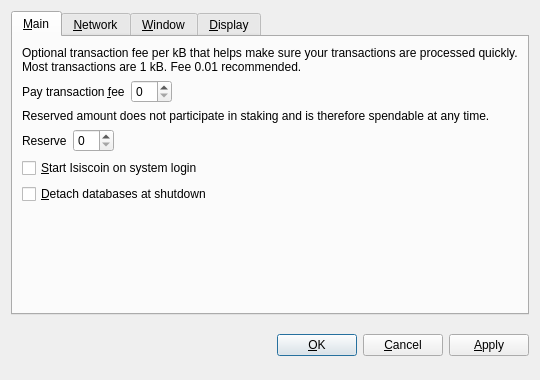
<?xml version="1.0" encoding="UTF-8"?>
<ui version="4.0">
 <class>OptionsDialog</class>
 <widget class="QDialog" name="OptionsDialog">
  <property name="geometry">
   <rect>
    <x>0</x>
    <y>0</y>
    <width>540</width>
    <height>380</height>
   </rect>
  </property>
  <property name="windowTitle">
   <string>Options</string>
  </property>
  <property name="modal">
   <bool>true</bool>
  </property>
  <layout class="QVBoxLayout" name="verticalLayout">
   <item>
    <widget class="QTabWidget" name="tabWidget">
     <property name="tabPosition">
      <enum>QTabWidget::North</enum>
     </property>
     <property name="currentIndex">
      <number>0</number>
     </property>
     <widget class="QWidget" name="tabMain">
      <attribute name="title">
       <string>&amp;Main</string>
      </attribute>
      <layout class="QVBoxLayout" name="verticalLayout_Main">
       <item>
        <widget class="QLabel" name="transactionFeeInfoLabel">
         <property name="text">
          <string>Optional transaction fee per kB that helps make sure your transactions are processed quickly. Most transactions are 1 kB. Fee 0.01 recommended.</string>
         </property>
         <property name="textFormat">
          <enum>Qt::PlainText</enum>
         </property>
         <property name="wordWrap">
          <bool>true</bool>
         </property>
        </widget>
       </item>
       <item>
        <layout class="QHBoxLayout" name="horizontalLayoutFee">
         <item>
          <widget class="QLabel" name="transactionFeeLabel">
           <property name="text">
            <string>Pay transaction &amp;fee</string>
           </property>
           <property name="textFormat">
            <enum>Qt::PlainText</enum>
           </property>
           <property name="buddy">
            <cstring>transactionFee</cstring>
           </property>
          </widget>
         </item>
         <item>
          <widget class="BitcoinAmountField" name="transactionFee"/>
         </item>
         <item>
          <spacer name="horizontalSpacerFee">
           <property name="orientation">
            <enum>Qt::Horizontal</enum>
           </property>
           <property name="sizeHint" stdset="0">
            <size>
             <width>40</width>
             <height>20</height>
            </size>
           </property>
          </spacer>
         </item>
        </layout>
       </item>
       <item>
        <widget class="QLabel" name="reserveBalanceInfoLabel">
         <property name="text">
          <string>Reserved amount does not participate in staking and is therefore spendable at any time.</string>
         </property>
         <property name="textFormat">
          <enum>Qt::PlainText</enum>
         </property>
         <property name="wordWrap">
          <bool>true</bool>
         </property>
        </widget>
       </item>
       <item>
        <layout class="QHBoxLayout" name="horizontalLayoutReserveBalance">
         <item>
          <widget class="QLabel" name="reserveBalanceLabel">
           <property name="text">
            <string>Reserve</string>
           </property>
           <property name="textFormat">
            <enum>Qt::PlainText</enum>
           </property>
           <property name="buddy">
            <cstring>reserveBalance</cstring>
           </property>
          </widget>
         </item>
         <item>
          <widget class="BitcoinAmountField" name="reserveBalance"/>
         </item>
         <item>
          <spacer name="horizontalSpacerReserveBalance">
           <property name="orientation">
            <enum>Qt::Horizontal</enum>
           </property>
           <property name="sizeHint" stdset="0">
            <size>
             <width>40</width>
             <height>20</height>
            </size>
           </property>
          </spacer>
         </item>
        </layout>
       </item>
       <item>
        <widget class="QCheckBox" name="bitcoinAtStartup">
         <property name="toolTip">
          <string>Automatically start Isiscoin after logging in to the system.</string>
         </property>
         <property name="text">
          <string>&amp;Start Isiscoin on system login</string>
         </property>
        </widget>
       </item>
       <item>
        <widget class="QCheckBox" name="detachDatabases">
         <property name="toolTip">
          <string>Detach block and address databases at shutdown. This means they can be moved to another data directory, but it slows down shutdown. The wallet is always detached.</string>
         </property>
         <property name="text">
          <string>&amp;Detach databases at shutdown</string>
         </property>
        </widget>
       </item>
       <item>
        <spacer name="verticalSpacer_Main">
         <property name="orientation">
          <enum>Qt::Vertical</enum>
         </property>
         <property name="sizeHint" stdset="0">
          <size>
           <width>20</width>
           <height>40</height>
          </size>
         </property>
        </spacer>
       </item>
      </layout>
     </widget>
     <widget class="QWidget" name="tabNetwork">
      <attribute name="title">
       <string>&amp;Network</string>
      </attribute>
      <layout class="QVBoxLayout" name="verticalLayout_Network">
       <item>
        <widget class="QCheckBox" name="mapPortUpnp">
         <property name="toolTip">
          <string>Automatically open the Isiscoin client port on the router. This only works when your router supports UPnP and it is enabled.</string>
         </property>
         <property name="text">
          <string>Map port using &amp;UPnP</string>
         </property>
        </widget>
       </item>
       <item>
        <widget class="QCheckBox" name="connectSocks">
         <property name="toolTip">
          <string>Connect to the Isiscoin network through a SOCKS proxy (e.g. when connecting through Tor).</string>
         </property>
         <property name="text">
          <string>&amp;Connect through SOCKS proxy:</string>
         </property>
        </widget>
       </item>
       <item>
        <layout class="QHBoxLayout" name="horizontalLayout_Network">
         <item>
          <widget class="QLabel" name="proxyIpLabel">
           <property name="text">
            <string>Proxy &amp;IP:</string>
           </property>
           <property name="textFormat">
            <enum>Qt::PlainText</enum>
           </property>
           <property name="buddy">
            <cstring>proxyIp</cstring>
           </property>
          </widget>
         </item>
         <item>
          <widget class="QValidatedLineEdit" name="proxyIp">
           <property name="maximumSize">
            <size>
             <width>140</width>
             <height>16777215</height>
            </size>
           </property>
           <property name="toolTip">
            <string>IP address of the proxy (e.g. 127.0.0.1)</string>
           </property>
          </widget>
         </item>
         <item>
          <widget class="QLabel" name="proxyPortLabel">
           <property name="text">
            <string>&amp;Port:</string>
           </property>
           <property name="textFormat">
            <enum>Qt::PlainText</enum>
           </property>
           <property name="buddy">
            <cstring>proxyPort</cstring>
           </property>
          </widget>
         </item>
         <item>
          <widget class="QLineEdit" name="proxyPort">
           <property name="maximumSize">
            <size>
             <width>55</width>
             <height>16777215</height>
            </size>
           </property>
           <property name="toolTip">
            <string>Port of the proxy (e.g. 9050)</string>
           </property>
          </widget>
         </item>
         <item>
          <widget class="QLabel" name="socksVersionLabel">
           <property name="text">
            <string>SOCKS &amp;Version:</string>
           </property>
           <property name="textFormat">
            <enum>Qt::PlainText</enum>
           </property>
           <property name="buddy">
            <cstring>socksVersion</cstring>
           </property>
          </widget>
         </item>
         <item>
          <widget class="QValueComboBox" name="socksVersion">
           <property name="toolTip">
            <string>SOCKS version of the proxy (e.g. 5)</string>
           </property>
          </widget>
         </item>
         <item>
          <spacer name="horizontalSpacer_Network">
           <property name="orientation">
            <enum>Qt::Horizontal</enum>
           </property>
           <property name="sizeHint" stdset="0">
            <size>
             <width>40</width>
             <height>20</height>
            </size>
           </property>
          </spacer>
         </item>
        </layout>
       </item>
       <item>
        <spacer name="verticalSpacer_Network">
         <property name="orientation">
          <enum>Qt::Vertical</enum>
         </property>
         <property name="sizeHint" stdset="0">
          <size>
           <width>20</width>
           <height>40</height>
          </size>
         </property>
        </spacer>
       </item>
      </layout>
     </widget>
     <widget class="QWidget" name="tabWindow">
      <attribute name="title">
       <string>&amp;Window</string>
      </attribute>
      <layout class="QVBoxLayout" name="verticalLayout_Window">
       <item>
        <widget class="QCheckBox" name="minimizeToTray">
         <property name="toolTip">
          <string>Show only a tray icon after minimizing the window.</string>
         </property>
         <property name="text">
          <string>&amp;Minimize to the tray instead of the taskbar</string>
         </property>
        </widget>
       </item>
       <item>
        <widget class="QCheckBox" name="minimizeOnClose">
         <property name="toolTip">
          <string>Minimize instead of exit the application when the window is closed. When this option is enabled, the application will be closed only after selecting Quit in the menu.</string>
         </property>
         <property name="text">
          <string>M&amp;inimize on close</string>
         </property>
        </widget>
       </item>
       <item>
        <spacer name="verticalSpacer_Window">
         <property name="orientation">
          <enum>Qt::Vertical</enum>
         </property>
         <property name="sizeHint" stdset="0">
          <size>
           <width>20</width>
           <height>40</height>
          </size>
         </property>
        </spacer>
       </item>
      </layout>
     </widget>
     <widget class="QWidget" name="tabDisplay">
      <attribute name="title">
       <string>&amp;Display</string>
      </attribute>
      <layout class="QVBoxLayout" name="verticalLayout_Display">
       <item>
        <layout class="QHBoxLayout" name="horizontalLayout_1_Display">
         <item>
          <widget class="QLabel" name="langLabel">
           <property name="text">
            <string>User Interface &amp;language:</string>
           </property>
           <property name="textFormat">
            <enum>Qt::PlainText</enum>
           </property>
           <property name="buddy">
            <cstring>lang</cstring>
           </property>
          </widget>
         </item>
         <item>
          <widget class="QValueComboBox" name="lang">
           <property name="toolTip">
            <string>The user interface language can be set here. This setting will take effect after restarting Isiscoin.</string>
           </property>
          </widget>
         </item>
        </layout>
       </item>
       <item>
        <layout class="QHBoxLayout" name="horizontalLayout_2_Display">
         <item>
          <widget class="QLabel" name="unitLabel">
           <property name="text">
            <string>&amp;Unit to show amounts in:</string>
           </property>
           <property name="textFormat">
            <enum>Qt::PlainText</enum>
           </property>
           <property name="buddy">
            <cstring>unit</cstring>
           </property>
          </widget>
         </item>
         <item>
          <widget class="QValueComboBox" name="unit">
           <property name="toolTip">
            <string>Choose the default subdivision unit to show in the interface and when sending coins.</string>
           </property>
          </widget>
         </item>
        </layout>
       </item>
       <item>
        <widget class="QCheckBox" name="displayAddresses">
         <property name="toolTip">
          <string>Whether to show Isiscoin addresses in the transaction list or not.</string>
         </property>
         <property name="text">
          <string>&amp;Display addresses in transaction list</string>
         </property>
        </widget>
       </item>
       <item>
        <widget class="QCheckBox" name="coinControlFeatures">
         <property name="toolTip">
          <string>Whether to show coin control features or not.</string>
         </property>
         <property name="text">
          <string>Display coin &amp;control features (experts only!)</string>
         </property>
        </widget>
       </item>
       <item>
        <spacer name="verticalSpacer_Display">
         <property name="orientation">
          <enum>Qt::Vertical</enum>
         </property>
         <property name="sizeHint" stdset="0">
          <size>
           <width>20</width>
           <height>40</height>
          </size>
         </property>
        </spacer>
       </item>
      </layout>
     </widget>
    </widget>
   </item>
   <item>
    <layout class="QHBoxLayout" name="horizontalLayout_Buttons">
     <item>
      <spacer name="horizontalSpacer_1">
       <property name="orientation">
        <enum>Qt::Horizontal</enum>
       </property>
       <property name="sizeHint" stdset="0">
        <size>
         <width>40</width>
         <height>48</height>
        </size>
       </property>
      </spacer>
     </item>
     <item>
      <widget class="QLabel" name="statusLabel">
       <property name="font">
        <font>
         <weight>75</weight>
         <bold>true</bold>
        </font>
       </property>
       <property name="text">
        <string/>
       </property>
       <property name="textFormat">
        <enum>Qt::PlainText</enum>
       </property>
       <property name="wordWrap">
        <bool>true</bool>
       </property>
      </widget>
     </item>
     <item>
      <spacer name="horizontalSpacer_2">
       <property name="orientation">
        <enum>Qt::Horizontal</enum>
       </property>
       <property name="sizeHint" stdset="0">
        <size>
         <width>40</width>
         <height>48</height>
        </size>
       </property>
      </spacer>
     </item>
     <item>
      <widget class="QPushButton" name="okButton">
       <property name="text">
        <string>&amp;OK</string>
       </property>
      </widget>
     </item>
     <item>
      <widget class="QPushButton" name="cancelButton">
       <property name="text">
        <string>&amp;Cancel</string>
       </property>
       <property name="autoDefault">
        <bool>false</bool>
       </property>
      </widget>
     </item>
     <item>
      <widget class="QPushButton" name="applyButton">
       <property name="text">
        <string>&amp;Apply</string>
       </property>
       <property name="autoDefault">
        <bool>false</bool>
       </property>
      </widget>
     </item>
    </layout>
   </item>
  </layout>
 </widget>
 <customwidgets>
  <customwidget>
   <class>BitcoinAmountField</class>
   <extends>QSpinBox</extends>
   <header>bitcoinamountfield.h</header>
  </customwidget>
  <customwidget>
   <class>QValueComboBox</class>
   <extends>QComboBox</extends>
   <header>qvaluecombobox.h</header>
  </customwidget>
  <customwidget>
   <class>QValidatedLineEdit</class>
   <extends>QLineEdit</extends>
   <header>qvalidatedlineedit.h</header>
  </customwidget>
 </customwidgets>
 <resources/>
 <connections/>
</ui>
